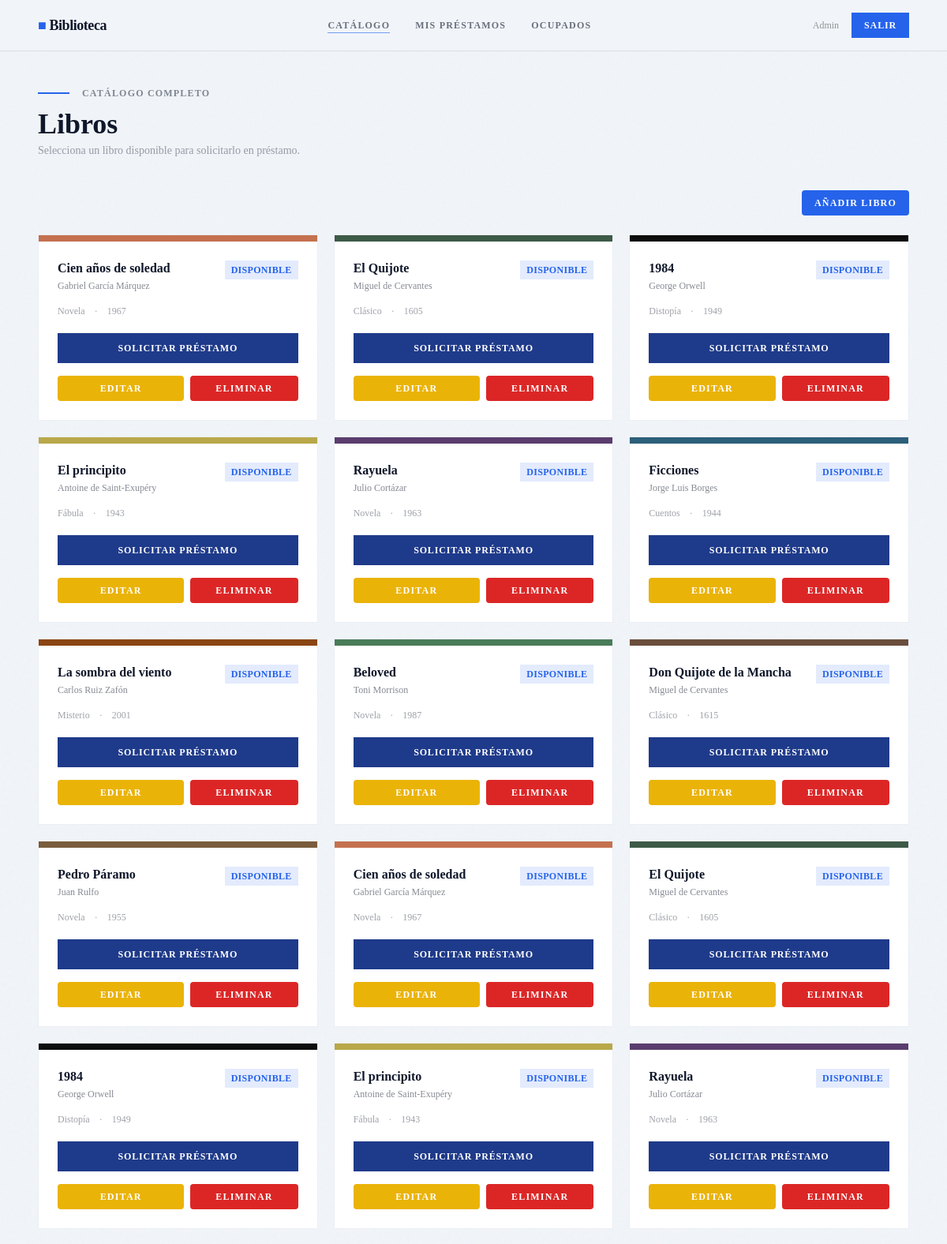
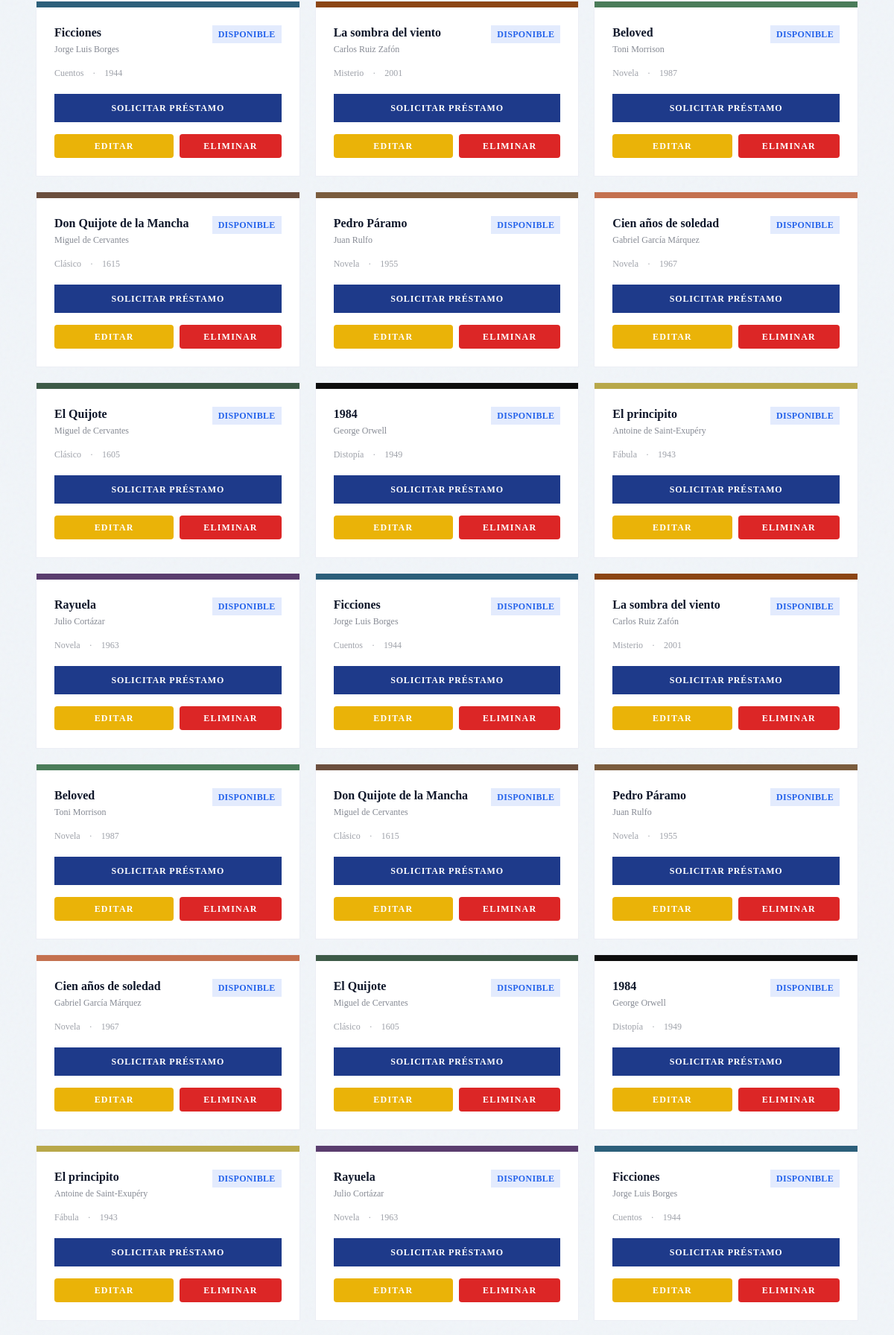
/books (signed in, upper part), run on the app's committed database (2 pictures, top to bottom).
### tables this page shows
CREATE TABLE books (
            id          INTEGER PRIMARY KEY AUTOINCREMENT,
            title       TEXT    NOT NULL,
            author      TEXT    NOT NULL,
            genre       TEXT,
            year        INTEGER,
            cover_color TEXT    DEFAULT '#3D5A47',
            available   INTEGER DEFAULT 1        -- 1 = disponible, 0 = prestado
        );

### app.py (the view)
    @app.route('/books')
    @login_required
    def books():
        conn = app.get_db_connection()
        books = conn.execute("SELECT * FROM books").fetchall()
        conn.close()
        return render_template('books.html', books=books)

### templates/books.html (shortened to what this page needs)
{% extends "base.html" %}
{% block content %}
<div class="mb-2">
  <span style="width:40px;height:2px;background:#2563eb;display:inline-block;vertical-align:middle;margin-right:12px;"></span>
  <span class="text-xs font-display font-semibold tracking-widest text-dark uppercase opacity-50">Catálogo completo</span>
</div>
<h1 class="font-display text-4xl font-extrabold text-dark mb-1">Libros</h1>
<p class="text-sm text-dark opacity-40 mb-10">Selecciona un libro disponible para solicitarlo en préstamo.</p>
<div class="flex justify-end mb-6">
  <a href="{{ url_for('add_book') }}"
     class="px-4 py-2 bg-blue-600 text-white text-xs font-display font-semibold uppercase tracking-widest rounded hover:bg-blue-700 transition">
    Añadir libro
  </a>
</div>
<div class="grid sm:grid-cols-2 lg:grid-cols-3 gap-5">
  {% for book in books %}
  <div class="book-card bg-white p-0 overflow-hidden animate-fade-up" style="animation-delay:{{ loop.index0 * 0.07 }}s; opacity:0">
    <div class="h-2 w-full" style="background:{{ book['cover_color'] }}"></div>
    <div class="p-6">
      <div class="flex items-start justify-between mb-4">
        <div>
          <h3 class="font-display font-bold text-dark leading-tight mb-1">{{ book['title'] }}</h3>
          <p class="text-xs text-dark opacity-50">{{ book['author'] }}</p>
        </div>
        {% if book['available'] %}
        <span class="badge-available text-xs font-display font-semibold px-2 py-1 uppercase tracking-wide flex-shrink-0 ml-2">Disponible</span>
        {% else %}
        <span class="badge-borrowed text-xs font-display font-semibold px-2 py-1 uppercase tracking-wide flex-shrink-0 ml-2">Prestado</span>
        {% endif %}
      </div>
      <div class="flex items-center gap-3 text-xs text-dark opacity-40 mb-5">
        {% if book['genre'] %}<span>{{ book['genre'] }}</span>{% endif %}
        {% if book['year'] %}<span>·</span><span>{{ book['year'] }}</span>{% endif %}
      </div>
      {% if book['available'] %}
      <form action="{{ url_for('borrow', book_id=book['id']) }}" method="POST">
        <button type="submit" class="btn-primary w-full text-center">
          <span>Solicitar préstamo</span>
        </button>
      </form>
      {% else %}
      <button disabled
        class="w-full py-3 text-xs font-display font-semibold uppercase tracking-widest text-dark opacity-25 border border-dark border-opacity-20 cursor-not-allowed">
        No disponible
      </button>
      {% endif %}
      <div class="flex gap-2 mt-4">
        <a href="{{ url_for('edit_book', book_id=book['id']) }}"
           class="flex-1 text-center px-3 py-2 text-xs font-display font-semibold uppercase tracking-widest bg-yellow-500 text-white rounded hover:bg-yellow-600 transition">
          Editar
        </a>
        <form action="{{ url_for('delete_book', book_id=book['id']) }}" method="POST" class="flex-1">
          <button onclick="return confirm('¿Eliminar este libro?')"
                  class="w-full px-3 py-2 text-xs font-display font-semibold uppercase tracking-widest bg-red-600 text-white rounded hover:bg-red-700 transition">
            Eliminar
          </button>
        </form>
      </div>
    </div>
  </div>
  {% else %}
  <div class="col-span-3 text-center py-20 text-dark opacity-30">
    <p class="text-5xl mb-4">📭</p>
    <p class="font-display text-lg">No hay libros registrados.</p>
  </div>
  {% endfor %}
</div>
{% endblock %}

### templates/base.html (style rules this page uses)
body { font-family:'Times New Roman', serif; }
h1,h2,h3,h4,label,nav { font-family:'Times New Roman', serif; }
.noise::before { content:''; position:fixed; inset:0; pointer-events:none; z-index:0; }
.btn-primary { background:#1e3a8a; color:#ffffff; font-weight:600; letter-spacing:.07em; text-transform:uppercase; font-size:.75rem; padding:10px 24px; border:none; cursor:pointer; position:relative; overflow:hidden; transition:.3s; display:inline-block; text-decoration:none; }
.btn-primary::after { content:''; position:absolute; left:-100%; top:0; width:100%; height:100%; background:#2563eb; transition:left .35s ease; z-index:0; }
.btn-primary span { position:relative; z-index:1; }
.book-card { border:1px solid #1e3a8a15; transition:transform .25s, box-shadow .25s; }
.badge-available { background:#2563eb20; color:#2563eb; }

### data on the page
books: title "Cien años de soledad", author "Gabriel García Márquez", available "DISPONIBLE", genre "Novela", year "1967"
books: title "El Quijote", author "Miguel de Cervantes", available "DISPONIBLE", genre "Clásico", year "1605"
books: title "1984", author "George Orwell", available "DISPONIBLE", genre "Distopía", year "1949"
books: title "El principito", author "Antoine de Saint-Exupéry", available "DISPONIBLE", genre "Fábula", year "1943"
books: title "Rayuela", author "Julio Cortázar", available "DISPONIBLE", genre "Novela", year "1963"
books: title "Ficciones", author "Jorge Luis Borges", available "DISPONIBLE", genre "Cuentos", year "1944"
books: title "La sombra del viento", author "Carlos Ruiz Zafón", available "DISPONIBLE", genre "Misterio", year "2001"
books: title "Beloved", author "Toni Morrison", available "DISPONIBLE", genre "Novela", year "1987"
books: title "Don Quijote de la Mancha", author "Miguel de Cervantes", available "DISPONIBLE", genre "Clásico", year "1615"
books: title "Pedro Páramo", author "Juan Rulfo", available "DISPONIBLE", genre "Novela", year "1955"
books: title "Cien años de soledad", author "Gabriel García Márquez", available "DISPONIBLE", genre "Novela", year "1967"
books: title "El Quijote", author "Miguel de Cervantes", available "DISPONIBLE", genre "Clásico", year "1605"
books: title "1984", author "George Orwell", available "DISPONIBLE", genre "Distopía", year "1949"
books: title "El principito", author "Antoine de Saint-Exupéry", available "DISPONIBLE", genre "Fábula", year "1943"
books: title "Rayuela", author "Julio Cortázar", available "DISPONIBLE", genre "Novela", year "1963"
books: title "Ficciones", author "Jorge Luis Borges", available "DISPONIBLE", genre "Cuentos", year "1944"
books: title "La sombra del viento", author "Carlos Ruiz Zafón", available "DISPONIBLE", genre "Misterio", year "2001"
books: title "Beloved", author "Toni Morrison", available "DISPONIBLE", genre "Novela", year "1987"
books: title "Don Quijote de la Mancha", author "Miguel de Cervantes", available "DISPONIBLE", genre "Clásico", year "1615"
books: title "Pedro Páramo", author "Juan Rulfo", available "DISPONIBLE", genre "Novela", year "1955"
books: title "Cien años de soledad", author "Gabriel García Márquez", available "DISPONIBLE", genre "Novela", year "1967"
books: title "El Quijote", author "Miguel de Cervantes", available "DISPONIBLE", genre "Clásico", year "1605"
books: title "1984", author "George Orwell", available "DISPONIBLE", genre "Distopía", year "1949"
books: title "El principito", author "Antoine de Saint-Exupéry", available "DISPONIBLE", genre "Fábula", year "1943"
books: title "Rayuela", author "Julio Cortázar", available "DISPONIBLE", genre "Novela", year "1963"
books: title "Ficciones", author "Jorge Luis Borges", available "DISPONIBLE", genre "Cuentos", year "1944"
books: title "La sombra del viento", author "Carlos Ruiz Zafón", available "DISPONIBLE", genre "Misterio", year "2001"
books: title "Beloved", author "Toni Morrison", available "DISPONIBLE", genre "Novela", year "1987"
books: title "Don Quijote de la Mancha", author "Miguel de Cervantes", available "DISPONIBLE", genre "Clásico", year "1615"
books: title "Pedro Páramo", author "Juan Rulfo", available "DISPONIBLE", genre "Novela", year "1955"
books: title "Cien años de soledad", author "Gabriel García Márquez", available "DISPONIBLE", genre "Novela", year "1967"
books: title "El Quijote", author "Miguel de Cervantes", available "DISPONIBLE", genre "Clásico", year "1605"
books: title "1984", author "George Orwell", available "DISPONIBLE", genre "Distopía", year "1949"
books: title "El principito", author "Antoine de Saint-Exupéry", available "DISPONIBLE", genre "Fábula", year "1943"
books: title "Rayuela", author "Julio Cortázar", available "DISPONIBLE", genre "Novela", year "1963"
books: title "Ficciones", author "Jorge Luis Borges", available "DISPONIBLE", genre "Cuentos", year "1944"

### other printed values
{{ session.user_name }} "Admin"
